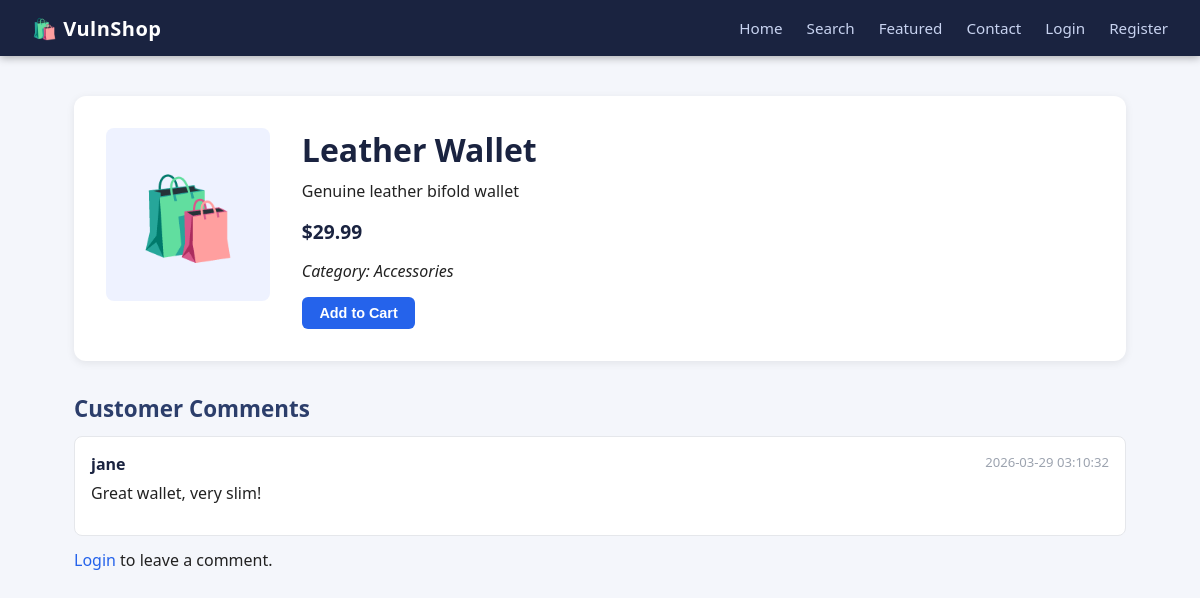
The page /product.php on the database its author committed.
### tables this page shows
CREATE TABLE IF NOT EXISTS products (
    id          INT AUTO_INCREMENT PRIMARY KEY,
    name        VARCHAR(255) NOT NULL,
    description TEXT,
    price       DECIMAL(10,2),
    image       VARCHAR(255),
    category    VARCHAR(100)
);

CREATE TABLE IF NOT EXISTS comments (
    id         INT AUTO_INCREMENT PRIMARY KEY,
    product_id INT,
    username   VARCHAR(100),
    comment    TEXT,              
    created    TIMESTAMP DEFAULT CURRENT_TIMESTAMP,
    FOREIGN KEY (product_id) REFERENCES products(id)
);

### product.php (the view, shortened to what this page needs)
<?php
require_once 'db.php';
$id       = isset($_GET['id']) ? $_GET['id'] : '1';
$product  = null;
$db_error = '';
$result = $conn->query("SELECT * FROM products WHERE id = $id");
if ($result === false) {
    $db_error = $conn->error;
} elseif ($result->num_rows > 0) {
    $product = $result->fetch_assoc();
}
$comments = [];
$cr = $conn->query("SELECT * FROM comments WHERE product_id = $id ORDER BY created DESC");
if ($cr) $comments = $cr->fetch_all(MYSQLI_ASSOC);
?>
<!DOCTYPE html>
<html lang="en">
<head>
<link rel="stylesheet" href="css/style.css">
</head>
<body>
<?php include 'nav.php'; ?>
<main class="container">
  <?php if ($db_error): ?>
    <div class="alert error">Database error: <?= $db_error ?></div>
  <?php elseif (!$product): ?>
    <div class="alert error">Product not found.</div>
  <?php else: ?>
    <div class="product-detail">
      <div class="product-img large">🛍️</div>
      <div>
        <h1><?= htmlspecialchars($product['name']) ?></h1>
        <p><?= htmlspecialchars($product['description']) ?></p>
        <p class="price">$<?= number_format($product['price'], 2) ?></p>
        <p><em>Category: <?= htmlspecialchars($product['category']) ?></em></p>
        <button class="btn">Add to Cart</button>
      </div>
    </div>
    <section class="comments">
      <h2>Customer Comments</h2>
      <?php foreach ($comments as $c): ?>
      <div class="comment-card">
        <strong><?= htmlspecialchars($c['username']) ?></strong>
        <span class="date"><?= $c['created'] ?></span>
        <p><?= $c['comment'] ?></p>
      </div>
      <?php endforeach; ?>
      <?php if (isset($_SESSION['user_id'])): ?>
      <form method="POST" action="product.php?id=<?= $id ?>">
        <label>Leave a comment</label>
        <textarea name="comment" rows="3" placeholder="Write something..."></textarea>
        <button type="submit" class="btn">Post Comment</button>
      </form>
      <?php else: ?>
        <p><a href="login.php">Login</a> to leave a comment.</p>
      <?php endif; ?>
    </section>
  <?php endif; ?>
</main>
</body>
</html>

### css/style.css (style rules this page uses)
*, *::before, *::after { box-sizing: border-box; margin: 0; padding: 0; }
body { font-family: 'Segoe UI', Arial, sans-serif; background: #f4f6fb; color: #222; min-height: 100vh; }
a { color: #2563eb; text-decoration: none; }
.container { max-width: 1100px; margin: 2.5rem auto; padding: 0 1.5rem; }
h1 { font-size: 2rem; margin-bottom: .5rem; color: #1a2340; }
h2 { font-size: 1.4rem; margin: 1.5rem 0 .75rem; color: #2c3e6b; }
p { line-height: 1.6; margin-bottom: .75rem; }
.btn { display: inline-block; padding: .5rem 1.1rem; background: #2563eb; color: #fff; border: none; border-radius: 6px; cursor: pointer; font-size: .9rem; font-weight: 600; transition: background .2s; }
.product-img { font-size: 3rem; text-align: center; background: #eef2ff; border-radius: 8px; padding: 1rem; }
.product-img.large { font-size: 5rem; padding: 2rem; max-width: 260px; }
.price { font-size: 1.2rem; font-weight: 700; color: #1a2340; }
.product-detail { display: flex; gap: 2rem; align-items: flex-start; margin-bottom: 2rem; background: #fff; border-radius: 12px; padding: 2rem; box-shadow: 0 2px 8px rgba(0,0,0,.08); }
.comments { margin-top: 2rem; }
.comment-card { background: #fff; border: 1px solid #e5e7eb; border-radius: 8px; padding: 1rem; margin-bottom: .75rem; }
.comment-card strong { color: #1a2340; }
.comment-card .date { float: right; color: #9ca3af; font-size: .82rem; }
.comment-card p { margin-top: .4rem; }

### rows shown on the page
products: name "Leather Wallet", description "Genuine leather bifold wallet", price "29.99", category "Accessories"
comments: username "jane", created "2026-03-29 03:10:32", comment "Great wallet, very slim!"
